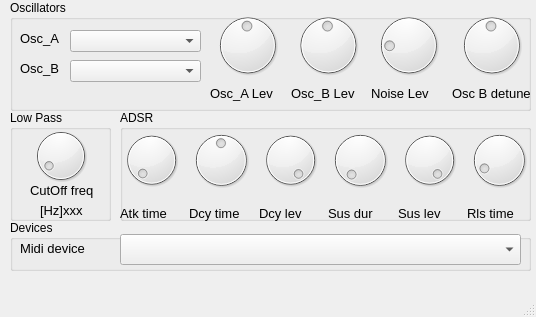
<?xml version="1.0" encoding="UTF-8"?>
<ui version="4.0">
 <class>MainWindow</class>
 <widget class="QMainWindow" name="MainWindow">
  <property name="geometry">
   <rect>
    <x>0</x>
    <y>0</y>
    <width>536</width>
    <height>317</height>
   </rect>
  </property>
  <property name="sizePolicy">
   <sizepolicy hsizetype="Fixed" vsizetype="Fixed">
    <horstretch>0</horstretch>
    <verstretch>0</verstretch>
   </sizepolicy>
  </property>
  <property name="minimumSize">
   <size>
    <width>536</width>
    <height>317</height>
   </size>
  </property>
  <property name="maximumSize">
   <size>
    <width>536</width>
    <height>317</height>
   </size>
  </property>
  <property name="windowTitle">
   <string>Midi Synth</string>
  </property>
  <widget class="QWidget" name="centralwidget">
   <widget class="QGroupBox" name="deviceBox">
    <property name="geometry">
     <rect>
      <x>10</x>
      <y>220</y>
      <width>521</width>
      <height>51</height>
     </rect>
    </property>
    <property name="title">
     <string>Devices</string>
    </property>
    <widget class="QComboBox" name="midiCombo">
     <property name="geometry">
      <rect>
       <x>110</x>
       <y>14</y>
       <width>401</width>
       <height>31</height>
      </rect>
     </property>
    </widget>
    <widget class="QLabel" name="label">
     <property name="geometry">
      <rect>
       <x>10</x>
       <y>20</y>
       <width>81</width>
       <height>17</height>
      </rect>
     </property>
     <property name="font">
      <font>
       <pointsize>10</pointsize>
      </font>
     </property>
     <property name="text">
      <string>Midi device</string>
     </property>
    </widget>
   </widget>
   <widget class="QGroupBox" name="osc_A">
    <property name="geometry">
     <rect>
      <x>10</x>
      <y>0</y>
      <width>521</width>
      <height>111</height>
     </rect>
    </property>
    <property name="title">
     <string>Oscillators</string>
    </property>
    <widget class="QComboBox" name="osc1_wave">
     <property name="geometry">
      <rect>
       <x>60</x>
       <y>30</y>
       <width>131</width>
       <height>22</height>
      </rect>
     </property>
    </widget>
    <widget class="QLabel" name="label_3">
     <property name="geometry">
      <rect>
       <x>10</x>
       <y>30</y>
       <width>41</width>
       <height>16</height>
      </rect>
     </property>
     <property name="font">
      <font>
       <pointsize>10</pointsize>
      </font>
     </property>
     <property name="text">
      <string>Osc_A</string>
     </property>
    </widget>
    <widget class="QComboBox" name="osc2_wave">
     <property name="geometry">
      <rect>
       <x>60</x>
       <y>60</y>
       <width>131</width>
       <height>22</height>
      </rect>
     </property>
    </widget>
    <widget class="QLabel" name="label_4">
     <property name="geometry">
      <rect>
       <x>10</x>
       <y>60</y>
       <width>41</width>
       <height>16</height>
      </rect>
     </property>
     <property name="font">
      <font>
       <pointsize>10</pointsize>
      </font>
     </property>
     <property name="text">
      <string>Osc_B</string>
     </property>
    </widget>
    <widget class="QWidget" name="layoutWidget">
     <property name="geometry">
      <rect>
       <x>200</x>
       <y>10</y>
       <width>321</width>
       <height>91</height>
      </rect>
     </property>
     <layout class="QGridLayout" name="gridLayout_2">
      <item row="0" column="0">
       <widget class="QDial" name="level_OscA">
        <property name="minimum">
         <number>1</number>
        </property>
        <property name="maximum">
         <number>100</number>
        </property>
        <property name="sliderPosition">
         <number>50</number>
        </property>
       </widget>
      </item>
      <item row="0" column="1">
       <widget class="QDial" name="level_OscB">
        <property name="minimum">
         <number>1</number>
        </property>
        <property name="maximum">
         <number>100</number>
        </property>
        <property name="value">
         <number>50</number>
        </property>
       </widget>
      </item>
      <item row="0" column="2">
       <widget class="QDial" name="level_Noise">
        <property name="minimum">
         <number>1</number>
        </property>
        <property name="maximum">
         <number>100</number>
        </property>
        <property name="value">
         <number>20</number>
        </property>
       </widget>
      </item>
      <item row="0" column="3">
       <widget class="QDial" name="level_Detune">
        <property name="minimum">
         <number>1</number>
        </property>
        <property name="maximum">
         <number>100</number>
        </property>
        <property name="value">
         <number>50</number>
        </property>
       </widget>
      </item>
      <item row="1" column="0">
       <widget class="QLabel" name="label_5">
        <property name="font">
         <font>
          <pointsize>10</pointsize>
         </font>
        </property>
        <property name="text">
         <string>Osc_A Lev</string>
        </property>
       </widget>
      </item>
      <item row="1" column="1">
       <widget class="QLabel" name="label_6">
        <property name="font">
         <font>
          <pointsize>10</pointsize>
         </font>
        </property>
        <property name="text">
         <string>Osc_B Lev</string>
        </property>
       </widget>
      </item>
      <item row="1" column="2">
       <widget class="QLabel" name="label_7">
        <property name="font">
         <font>
          <pointsize>10</pointsize>
         </font>
        </property>
        <property name="text">
         <string>Noise Lev</string>
        </property>
       </widget>
      </item>
      <item row="1" column="3">
       <widget class="QLabel" name="label_9">
        <property name="font">
         <font>
          <pointsize>10</pointsize>
         </font>
        </property>
        <property name="text">
         <string>Osc B detune</string>
        </property>
       </widget>
      </item>
     </layout>
    </widget>
   </widget>
   <widget class="QGroupBox" name="groupBox">
    <property name="geometry">
     <rect>
      <x>10</x>
      <y>110</y>
      <width>101</width>
      <height>111</height>
     </rect>
    </property>
    <property name="title">
     <string>Low Pass</string>
    </property>
    <widget class="QLabel" name="label_8">
     <property name="geometry">
      <rect>
       <x>20</x>
       <y>70</y>
       <width>71</width>
       <height>21</height>
      </rect>
     </property>
     <property name="font">
      <font>
       <pointsize>10</pointsize>
      </font>
     </property>
     <property name="text">
      <string>CutOff freq</string>
     </property>
    </widget>
    <widget class="QDial" name="level_Cutoff">
     <property name="geometry">
      <rect>
       <x>20</x>
       <y>10</y>
       <width>61</width>
       <height>71</height>
      </rect>
     </property>
     <property name="minimum">
      <number>10</number>
     </property>
     <property name="maximum">
      <number>1500</number>
     </property>
     <property name="value">
      <number>100</number>
     </property>
    </widget>
    <widget class="QLabel" name="label_value_Cutoff">
     <property name="geometry">
      <rect>
       <x>30</x>
       <y>90</y>
       <width>51</width>
       <height>20</height>
      </rect>
     </property>
     <property name="font">
      <font>
       <pointsize>10</pointsize>
      </font>
     </property>
     <property name="text">
      <string>[Hz]xxx</string>
     </property>
    </widget>
   </widget>
   <widget class="QGroupBox" name="groupBox_2">
    <property name="geometry">
     <rect>
      <x>120</x>
      <y>110</y>
      <width>411</width>
      <height>111</height>
     </rect>
    </property>
    <property name="title">
     <string>ADSR</string>
    </property>
    <widget class="QWidget" name="layoutWidget">
     <property name="geometry">
      <rect>
       <x>0</x>
       <y>10</y>
       <width>411</width>
       <height>101</height>
      </rect>
     </property>
     <layout class="QGridLayout" name="gridLayout">
      <item row="0" column="0">
       <widget class="QDial" name="atk_time">
        <property name="minimum">
         <number>1</number>
        </property>
        <property name="maximum">
         <number>5000</number>
        </property>
        <property name="value">
         <number>50</number>
        </property>
       </widget>
      </item>
      <item row="0" column="1">
       <widget class="QDial" name="dcy_time">
        <property name="minimum">
         <number>1</number>
        </property>
        <property name="maximum">
         <number>2000</number>
        </property>
        <property name="value">
         <number>1000</number>
        </property>
       </widget>
      </item>
      <item row="0" column="2">
       <widget class="QDial" name="dcy_lev">
        <property name="minimum">
         <number>1</number>
        </property>
        <property name="maximum">
         <number>1000</number>
        </property>
        <property name="value">
         <number>1000</number>
        </property>
       </widget>
      </item>
      <item row="0" column="3">
       <widget class="QDial" name="sus_dur">
        <property name="minimum">
         <number>1</number>
        </property>
        <property name="maximum">
         <number>5000</number>
        </property>
       </widget>
      </item>
      <item row="0" column="4">
       <widget class="QDial" name="sus_lev">
        <property name="minimum">
         <number>1</number>
        </property>
        <property name="maximum">
         <number>1000</number>
        </property>
        <property name="value">
         <number>1000</number>
        </property>
       </widget>
      </item>
      <item row="0" column="5">
       <widget class="QDial" name="rls_time">
        <property name="minimum">
         <number>1</number>
        </property>
        <property name="maximum">
         <number>5000</number>
        </property>
        <property name="value">
         <number>500</number>
        </property>
       </widget>
      </item>
      <item row="1" column="0">
       <widget class="QLabel" name="label_2">
        <property name="font">
         <font>
          <pointsize>10</pointsize>
         </font>
        </property>
        <property name="text">
         <string>Atk time</string>
        </property>
       </widget>
      </item>
      <item row="1" column="1">
       <widget class="QLabel" name="label_10">
        <property name="font">
         <font>
          <pointsize>10</pointsize>
         </font>
        </property>
        <property name="text">
         <string>Dcy time</string>
        </property>
       </widget>
      </item>
      <item row="1" column="2">
       <widget class="QLabel" name="label_11">
        <property name="font">
         <font>
          <pointsize>10</pointsize>
         </font>
        </property>
        <property name="text">
         <string>Dcy lev</string>
        </property>
       </widget>
      </item>
      <item row="1" column="3">
       <widget class="QLabel" name="label_13">
        <property name="font">
         <font>
          <pointsize>10</pointsize>
         </font>
        </property>
        <property name="text">
         <string>Sus dur</string>
        </property>
       </widget>
      </item>
      <item row="1" column="4">
       <widget class="QLabel" name="label_14">
        <property name="font">
         <font>
          <pointsize>10</pointsize>
         </font>
        </property>
        <property name="text">
         <string>Sus lev</string>
        </property>
       </widget>
      </item>
      <item row="1" column="5">
       <widget class="QLabel" name="label_12">
        <property name="font">
         <font>
          <pointsize>10</pointsize>
         </font>
        </property>
        <property name="text">
         <string>Rls time</string>
        </property>
       </widget>
      </item>
     </layout>
    </widget>
   </widget>
  </widget>
  <widget class="QStatusBar" name="statusbar"/>
  <widget class="QMenuBar" name="menuBar">
   <property name="geometry">
    <rect>
     <x>0</x>
     <y>0</y>
     <width>536</width>
     <height>22</height>
    </rect>
   </property>
  </widget>
 </widget>
 <resources/>
 <connections/>
</ui>
